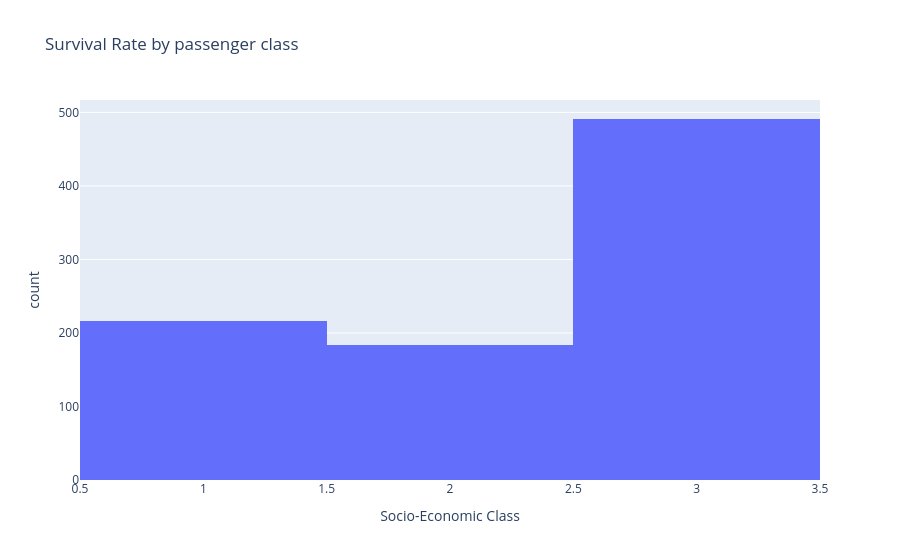

The cell this chart's notebook holds for it:
### Markdown cell above
## Data Cleaning & Feature Engineering

### Code cell
import pandas as pd
import numpy as np
import matplotlib.pyplot as plt
import seaborn as sns
import plotly.express as px
import warnings
warnings.filterwarnings("ignore")

sns.set_theme(style="whitegrid")
%matplotlib inline

df = pd.read_csv("Data/titanic.csv")
print("Dataframe original shape:", df.shape)
# print("Dataframe columns:", df.columns)
print(df.head())

# df['Age'] = df['Age'].fillna(df['Age'].median())

fig = px.histogram(
    df,
    x="Pclass",
    barmode="group",
    title="Survival Rate by passenger class",
    labels={"Pclass": "Socio-Economic Class", "count": "PassengerCount"},
)

fig.show()

### Figure 1 — Plotly figure (JSON) as saved in the notebook; plotly's stock layout.template omitted (floating-point values rounded to 4 significant figures; data arrays with more than 128 entries replaced by an {"elided": "..."} marker saying what was removed)
{"data": [{"alignmentgroup": "True", "bingroup": "x", "hovertemplate": "Socio-Economic Class=%{x}<br>count=%{y}<extra></extra>", "legendgroup": "", "marker": {"color": "#636efa", "pattern": {"shape": ""}}, "name": "", "offsetgroup": "", "orientation": "v", "showlegend": false, "type": "histogram", "x": {"elided": "891 int values"}, "xaxis": "x", "yaxis": "y"}], "layout": {"barmode": "group", "legend": {"tracegroupgap": 0}, "title": {"text": "Survival Rate by passenger class"}, "xaxis": {"anchor": "y", "domain": [0, 1], "title": {"text": "Socio-Economic Class"}}, "yaxis": {"anchor": "x", "domain": [0, 1], "title": {"text": "count"}}}}
